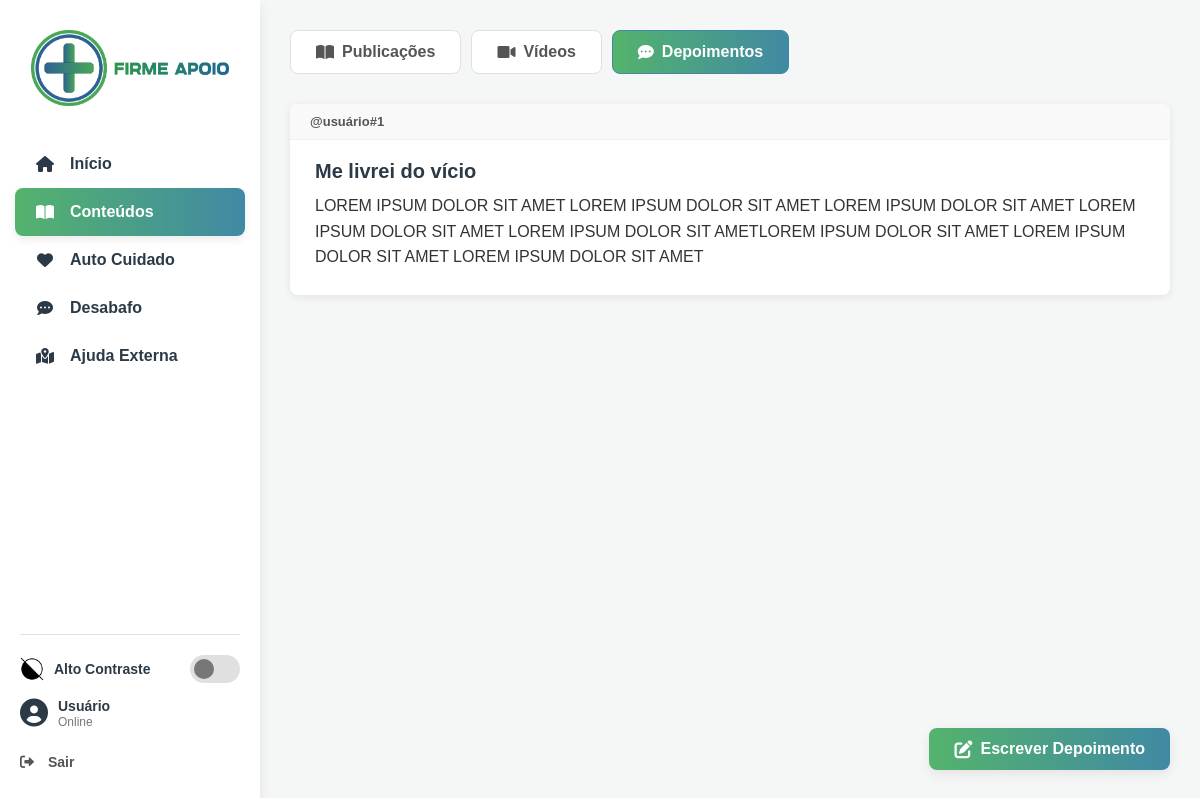
Page /paginas/conteudo-depoimento.php (signed in) on the committed database.
### tables this page shows
CREATE TABLE `depoimentos` (
  `depoimentoID` int(11) NOT NULL,
  `usuarioID` int(11) NOT NULL,
  `titulo` varchar(255) NOT NULL,
  `texto` text NOT NULL,
  `dataCadastro` timestamp NOT NULL DEFAULT current_timestamp(),
  `aprovado` tinyint(1) NOT NULL DEFAULT 0
);

CREATE TABLE `usuario` (
  `usuarioID` int(11) NOT NULL,
  `CPF` varchar(11) NOT NULL,
  `nome` varchar(100) NOT NULL,
  `endereco` varchar(255) NOT NULL,
  `telefone` varchar(20) NOT NULL,
  `email` varchar(255) NOT NULL,
  `senha` varchar(255) NOT NULL,
  `dtNascimento` date NOT NULL,
  `dataCadastro` timestamp NOT NULL DEFAULT current_timestamp()
);

### paginas/conteudo-depoimento.php (the view, shortened to what this page needs)
<?php
require_once __DIR__ . "/../config/conexao.php";
$paginaAtiva = 'conteudos';
try {
    $sql = "SELECT
                d.depoimentoID,
                d.titulo,
                d.texto,
                d.usuarioID,
                u.nome as autorNome
            FROM depoimentos d
            JOIN usuario u ON d.usuarioID = u.usuarioID
            WHERE d.aprovado = 1
            ORDER BY d.depoimentoID DESC";
    $stmt = $conn->prepare($sql);
    $stmt->execute();
    $depoimentos = $stmt->fetchAll(PDO::FETCH_ASSOC);
} catch (Exception $e) {
    $depoimentos = [];
    $erro = "Erro ao buscar depoimentos: " . $e->getMessage();
}
?>
<!DOCTYPE html>
<html lang="pt-BR">
<head>
    <link rel="stylesheet" href="../assets/css/tema.css">
    <link rel="stylesheet" href="../assets/css/sidebar.css">
    <link rel="stylesheet" href="../assets/css/conteudo-depoimento.css">
    <link rel="stylesheet" href="https://cdnjs.cloudflare.com/ajax/libs/font-awesome/6.0.0-beta3/css/all.min.css">
</head>
<body>
    <?php require_once '../includes/sidebar.php'; ?>
    <main class="main-content">
        <nav class="autocuidado-tabs">
            <a href="conteudo-publicacao.php" class="tab-link">
                <i class="fas fa-book-open"></i> Publicações
            </a>
            <a href="conteudo-videos.php" class="tab-link">
                <i class="fas fa-video"></i> Vídeos
            </a>
            <a href="conteudo-depoimento.php" class="tab-link active">
                <i class="fas fa-comment-dots"></i> Depoimentos
            </a>
        </nav>
        <?php if ($perfil === 'usuario'): ?>
            <a href="cadastrar-depoimento.php" class="btn-flutuante btn-gradiente">
                <i class="fas fa-pen-to-square"></i> Escrever Depoimento
            </a>
        <?php else: ?>
            <a href="gerenciar-depoimentos.php" class="btn-flutuante btn-gerenciar">
                <i class="fas fa-check-square"></i> Gerenciar Depoimentos
            </a>
        <?php endif; ?>
        <section class="depoimento-list">
            <?php if (isset($erro)): ?>
                <p><?php echo $erro; ?></p>
            <?php elseif (empty($depoimentos)): ?>
                <p class="depoimento-vazio">Nenhum depoimento aprovado ainda. Seja o primeiro a escrever!</p>
            <?php else: ?>
                <?php foreach ($depoimentos as $depoimento): ?>
                    <article class="depoimento-card">
                        <header class="depoimento-author">
                            @<?php echo htmlspecialchars(strtolower(explode(' ', $depoimento['autorNome'])[0])); ?>#<?php echo $depoimento['usuarioID']; ?>
                        </header>
                        <div class="depoimento-body">
                            <h3><?php echo htmlspecialchars($depoimento['titulo']); ?></h3>
                            <p><?php echo nl2br(htmlspecialchars($depoimento['texto'])); ?></p>
                        </div>
                    </article>
                <?php endforeach; ?>
            <?php endif; ?>
        </section>
    </main>
</body>
</html>

### includes/sidebar.php (shortened to what this page needs)
<?php
$perfil = $_SESSION['perfil'] ?? 'usuario';
$linkInicio = ($perfil === 'voluntario') ? 'dashboard-voluntario.php' : 'dashboard-usuario.php';
$linkAutoCuidado = ($perfil === 'voluntario') ? 'acompanhamento.php' : 'auto-cuidado.php';
?>
<aside class="sidebar">
    <div class="logo">
        <img src="../assets/img/logoLado.png" alt="Firme Apoio Logo">
    </div>
    <nav class="sidebar-nav">
        <a href="<?php echo $linkInicio; ?>" class="<?php echo ($paginaAtiva === 'inicio') ? 'active' : ''; ?>">
            <i class="fas fa-home"></i> Início
        </a>
        <a href="conteudos.php" class="<?php echo ($paginaAtiva === 'conteudos') ? 'active' : ''; ?>">
            <i class="fas fa-book-open"></i> Conteúdos
        </a>
        <a href="<?php echo $linkAutoCuidado; ?>" class="<?php echo ($paginaAtiva === 'auto-cuidado') ? 'active' : ''; ?>">
            <i class="fas fa-heart"></i>
            <?php echo ($perfil === 'voluntario') ? 'Acompanhamento' : 'Auto Cuidado'; ?>
        </a>
        <a href="desabafo.php" class="<?php echo ($paginaAtiva === 'desabafo') ? 'active' : ''; ?>">
            <i class="fas fa-comment-dots"></i> Desabafo
        </a>
        <a href="ajuda-externa.php" class="<?php echo ($paginaAtiva === 'ajuda-externa') ? 'active' : ''; ?>">
            <i class="fas fa-map-marked-alt"></i> Ajuda Externa
        </a>
    </nav>
    <div class="sidebar-footer">
        <hr class="footer-divider">
        <div class="contrast-toggle">
            <img src="../assets/img/contrast.png" alt="Ícone de contraste" class="contrast-icon" id="contrast-icon-img">
            <span class="contrast-label">Alto Contraste</span>
            <label class="switch-toggle" for="contrast-toggle-checkbox">
                <span class="slider"></span>
            </label>
        </div>
        <div class="user-profile">
            <i class="fas fa-user-circle"></i>
            <div class="user-details">
                <span><?php echo htmlspecialchars($_SESSION['nome']); ?></span>
                <small>Online</small>
            </div>
        </div>
        <a href="../logout.php" class="logout-link">
            <i class="fas fa-sign-out-alt"></i> Sair
        </a>
    </div>
</aside>

### assets/css/tema.css (style rules this page uses)
:root { --cor-fundo-pagina: #f4f7f6; --cor-fundo-sidebar: #ffffff; --cor-fundo-card: #ffffff; --cor-fundo-card-secundario: #f9f9f9; --cor-fundo-input: #f0f0f0; --cor-texto-primaria: #2c3a47; --cor-texto-secundaria: #555; --cor-texto-terciaria: #777; --cor-texto-link: #4089a4; --cor-texto-sobre-gradiente: #ffffff; --cor-texto-placeholder: #999; --cor-borda-clara: #e0e0e0; --cor-borda-escura: #6c757d; --cor-sombra: rgba(0, 0, 0, 0.08); --cor-gradiente-primario: linear-gradient(to right, #54b36c, #4089a4); --cor-gradiente-texto: #54b36c; --cor-btn-danger: #e74c3c; --cor-btn-danger-hover: #c0392b; --cor-btn-success: #54b36c; --cor-btn-success-hover: #4a9f60; --cor-btn-warning: #f39c12; --cor-btn-warning-hover: #e67e22; --cor-btn-edit: #3498db; --cor-btn-edit-hover: #2980b9; --cor-btn-neutro: #e0e0e0; --cor-btn-neutro-hover: #cccccc; --cor-btn-neutro-texto: #333; }

### assets/css/sidebar.css (style rules this page uses)
* { margin: 0; padding: 0; box-sizing: border-box; }
body { font-family: Arial, sans-serif; background-color: var(--cor-fundo-pagina); color: var(--cor-texto-secundaria); min-height: 100vh; }
.sidebar { width: 260px; background-color: var(--cor-fundo-sidebar); color: var(--cor-texto-primaria); display: flex; flex-direction: column; flex-shrink: 0; min-height: 100vh; transition: transform 0.3s ease-in-out; box-shadow: 0 4px 12px var(--cor-sombra); position: fixed; top: 0; left: 0; height: 100%; z-index: 1000; }
.sidebar .logo { padding: 30px 20px; text-align: center; }
.sidebar .logo img { max-width: 90%; height: auto; }
.sidebar-nav { display: flex; flex-direction: column; flex-grow: 1; padding: 0 15px; }
.sidebar-nav a { color: var(--cor-texto-primaria); text-decoration: none; padding: 15px 20px; font-size: 16px; font-weight: 600; display: flex; align-items: center; transition: background-color 0.2s ease; border-radius: 8px; }
.sidebar-nav a i { margin-right: 15px; width: 20px; text-align: center; }
.sidebar-nav a.active { background: var(--cor-gradiente-primario); color: var(--cor-texto-sobre-gradiente); font-weight: 600; box-shadow: 0 4px 8px var(--cor-sombra); }
.sidebar-footer { padding: 20px; }
.footer-divider { border: none; height: 1px; background-color: var(--cor-borda-clara); margin: 0 0 20px 0; }
.user-profile { display: flex; align-items: center; padding: 0; margin-bottom: 15px; }
.user-profile .fa-user-circle { font-size: 28px; margin-right: 10px; }
.user-details { display: flex; flex-direction: column; line-height: 1.2; }
.user-details span { font-weight: 600; font-size: 14px; }
.user-details small { font-size: 12px; color: var(--cor-texto-terciaria); }
.logout-link { display: block; color: var(--cor-texto-secundaria); text-decoration: none; font-size: 14px; font-weight: 600; margin-top: 10px; padding: 10px 0; }
.logout-link i { margin-right: 10px; }
.sidebar-footer .contrast-toggle { display: flex; align-items: center; justify-content: space-between; color: var(--cor-texto-primaria); margin-bottom: 15px; width: 100%; }
.sidebar-footer .contrast-icon { width: 24px; height: 24px; margin-right: 10px; flex-shrink: 0; }
.sidebar-footer .contrast-label { font-size: 14px; font-weight: 600; flex-grow: 1; }
.switch-toggle { position: relative; display: inline-block; width: 50px; height: 28px; flex-shrink: 0; }
.slider { position: absolute; cursor: pointer; top: 0; left: 0; right: 0; bottom: 0; background-color: var(--cor-borda-clara); transition: .3s; border-radius: 28px; }
.slider:before { position: absolute; content: ""; height: 20px; width: 20px; left: 4px; bottom: 4px; background-color: var(--cor-texto-terciaria); transition: .3s; border-radius: 50%; }

### rows in the picture
depoimentos: usuarioID.nome "usuário", usuarioID "1", titulo "Me livrei do vício", texto "LOREM IPSUM DOLOR SIT AMET LOREM IPSUM DOLOR SIT AMET LOREM IPSUM DOLOR SIT AMET LOREM IPSUM DOLOR SIT AMET LOREM IPSUM DOLOR SIT AMETLOREM IPSUM DOLOR SIT AMET LOREM IPSUM DOLOR SIT AMET LOREM IPSUM DOLOR SIT AMET"

### other values in the picture
$_SESSION['nome'] "Usuário"
